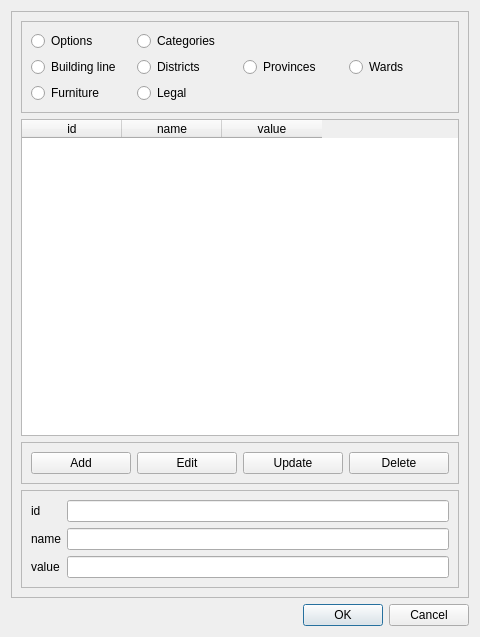
<?xml version="1.0" encoding="UTF-8"?>
<ui version="4.0">
 <class>DialogSetting</class>
 <widget class="QDialog" name="DialogSetting">
  <property name="geometry">
   <rect>
    <x>0</x>
    <y>0</y>
    <width>480</width>
    <height>637</height>
   </rect>
  </property>
  <property name="windowTitle">
   <string>Dialog</string>
  </property>
  <layout class="QVBoxLayout" name="verticalLayout_2">
   <item>
    <widget class="QFrame" name="frame">
     <property name="frameShape">
      <enum>QFrame::Shape::StyledPanel</enum>
     </property>
     <property name="frameShadow">
      <enum>QFrame::Shadow::Raised</enum>
     </property>
     <layout class="QVBoxLayout" name="verticalLayout_4">
      <item>
       <widget class="QFrame" name="option_container">
        <property name="frameShape">
         <enum>QFrame::Shape::StyledPanel</enum>
        </property>
        <property name="frameShadow">
         <enum>QFrame::Shadow::Raised</enum>
        </property>
        <layout class="QGridLayout" name="gridLayout_2">
         <item row="0" column="1">
          <layout class="QGridLayout" name="gridLayout">
           <item row="2" column="3">
            <widget class="QRadioButton" name="option_wards">
             <property name="text">
              <string>Wards</string>
             </property>
            </widget>
           </item>
           <item row="2" column="2">
            <widget class="QRadioButton" name="option_provinces">
             <property name="text">
              <string>Provinces</string>
             </property>
            </widget>
           </item>
           <item row="2" column="0">
            <widget class="QRadioButton" name="option_building_line">
             <property name="text">
              <string>Building line</string>
             </property>
            </widget>
           </item>
           <item row="2" column="1">
            <widget class="QRadioButton" name="option_districts">
             <property name="text">
              <string>Districts</string>
             </property>
            </widget>
           </item>
           <item row="3" column="0">
            <widget class="QRadioButton" name="option_furniture">
             <property name="text">
              <string>Furniture</string>
             </property>
            </widget>
           </item>
           <item row="3" column="1">
            <widget class="QRadioButton" name="option_legal">
             <property name="text">
              <string>Legal</string>
             </property>
            </widget>
           </item>
           <item row="0" column="0">
            <widget class="QRadioButton" name="option__options">
             <property name="text">
              <string>Options</string>
             </property>
            </widget>
           </item>
           <item row="0" column="1">
            <widget class="QRadioButton" name="option_categories">
             <property name="text">
              <string>Categories</string>
             </property>
            </widget>
           </item>
          </layout>
         </item>
        </layout>
       </widget>
      </item>
      <item>
       <layout class="QVBoxLayout" name="verticalLayout_3">
        <item>
         <widget class="QTableWidget" name="display_table">
          <column>
           <property name="text">
            <string>id</string>
           </property>
          </column>
          <column>
           <property name="text">
            <string>name</string>
           </property>
          </column>
          <column>
           <property name="text">
            <string>value</string>
           </property>
          </column>
         </widget>
        </item>
        <item>
         <widget class="QFrame" name="action_container">
          <property name="frameShape">
           <enum>QFrame::Shape::StyledPanel</enum>
          </property>
          <property name="frameShadow">
           <enum>QFrame::Shadow::Raised</enum>
          </property>
          <layout class="QHBoxLayout" name="horizontalLayout_2">
           <item>
            <layout class="QHBoxLayout" name="horizontalLayout">
             <item>
              <widget class="QPushButton" name="btn_add">
               <property name="text">
                <string>Add</string>
               </property>
              </widget>
             </item>
             <item>
              <widget class="QPushButton" name="btn_edit">
               <property name="text">
                <string>Edit</string>
               </property>
              </widget>
             </item>
             <item>
              <widget class="QPushButton" name="btn_update">
               <property name="text">
                <string>Update</string>
               </property>
              </widget>
             </item>
             <item>
              <widget class="QPushButton" name="btn_delete">
               <property name="text">
                <string>Delete</string>
               </property>
              </widget>
             </item>
            </layout>
           </item>
          </layout>
         </widget>
        </item>
        <item>
         <widget class="QFrame" name="field_container">
          <property name="frameShape">
           <enum>QFrame::Shape::StyledPanel</enum>
          </property>
          <property name="frameShadow">
           <enum>QFrame::Shadow::Raised</enum>
          </property>
          <layout class="QHBoxLayout" name="horizontalLayout_3">
           <item>
            <layout class="QFormLayout" name="formLayout">
             <item row="0" column="0">
              <widget class="QLabel" name="id_label">
               <property name="text">
                <string>id</string>
               </property>
              </widget>
             </item>
             <item row="0" column="1">
              <widget class="QLineEdit" name="field_id">
               <property name="readOnly">
                <bool>true</bool>
               </property>
              </widget>
             </item>
             <item row="1" column="0">
              <widget class="QLabel" name="id_name">
               <property name="text">
                <string>name</string>
               </property>
              </widget>
             </item>
             <item row="1" column="1">
              <widget class="QLineEdit" name="lineEdit_2"/>
             </item>
             <item row="2" column="0">
              <widget class="QLabel" name="id_value">
               <property name="text">
                <string>value</string>
               </property>
              </widget>
             </item>
             <item row="2" column="1">
              <widget class="QLineEdit" name="field_value"/>
             </item>
            </layout>
           </item>
          </layout>
         </widget>
        </item>
       </layout>
      </item>
     </layout>
    </widget>
   </item>
   <item>
    <widget class="QDialogButtonBox" name="buttonBox">
     <property name="orientation">
      <enum>Qt::Orientation::Horizontal</enum>
     </property>
     <property name="standardButtons">
      <set>QDialogButtonBox::StandardButton::Cancel|QDialogButtonBox::StandardButton::Ok</set>
     </property>
    </widget>
   </item>
  </layout>
 </widget>
 <resources/>
 <connections>
  <connection>
   <sender>buttonBox</sender>
   <signal>accepted()</signal>
   <receiver>DialogSetting</receiver>
   <slot>accept()</slot>
   <hints>
    <hint type="sourcelabel">
     <x>250</x>
     <y>632</y>
    </hint>
    <hint type="destinationlabel">
     <x>157</x>
     <y>274</y>
    </hint>
   </hints>
  </connection>
  <connection>
   <sender>buttonBox</sender>
   <signal>rejected()</signal>
   <receiver>DialogSetting</receiver>
   <slot>reject()</slot>
   <hints>
    <hint type="sourcelabel">
     <x>318</x>
     <y>632</y>
    </hint>
    <hint type="destinationlabel">
     <x>286</x>
     <y>274</y>
    </hint>
   </hints>
  </connection>
 </connections>
</ui>
